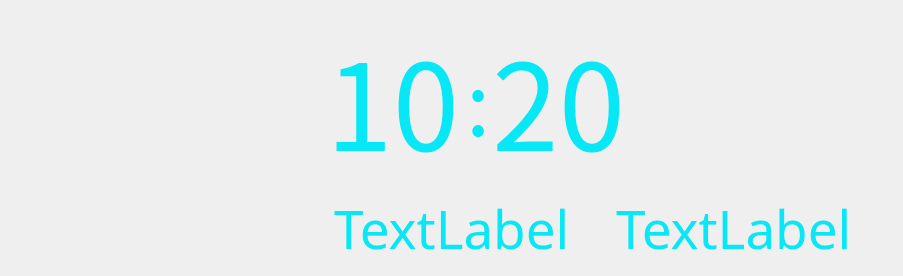
     <widget class="QWidget" name="mainpage">
      <property name="styleSheet">
       <string notr="true">#mainpage{
	border-image: url(:/icons/01b.jpg)
	
}</string>
      </property>
      <layout class="QGridLayout" name="gridLayout">
       <item row="0" column="0">
        <spacer name="horizontalSpacer_8">
         <property name="orientation">
          <enum>Qt::Horizontal</enum>
         </property>
         <property name="sizeHint" stdset="0">
          <size>
           <width>89</width>
           <height>20</height>
          </size>
         </property>
        </spacer>
       </item>
       <item row="0" column="2">
        <spacer name="horizontalSpacer_9">
         <property name="orientation">
          <enum>Qt::Horizontal</enum>
         </property>
         <property name="sizeHint" stdset="0">
          <size>
           <width>40</width>
           <height>20</height>
          </size>
         </property>
        </spacer>
       </item>
       <item row="0" column="1">
        <layout class="QVBoxLayout" name="verticalLayout_2">
         <item>
          <layout class="QHBoxLayout" name="horizontalLayout_4">
           <item>
            <spacer name="horizontalSpacer_5">
             <property name="orientation">
              <enum>Qt::Horizontal</enum>
             </property>
             <property name="sizeHint" stdset="0">
              <size>
               <width>40</width>
               <height>20</height>
              </size>
             </property>
            </spacer>
           </item>
           <item>
            <layout class="QHBoxLayout" name="horizontalLayout_3">
             <item>
              <widget class="QLabel" name="time_hour">
               <property name="font">
                <font>
                 <family>Noto Sans CJK SC</family>
                 <pointsize>90</pointsize>
                 <weight>0</weight>
                 <italic>false</italic>
                 <bold>false</bold>
                </font>
               </property>
               <property name="styleSheet">
                <string notr="true">#time_hour
{
	font: 0 90pt &quot;Noto Sans CJK SC&quot;;
    color:rgb(7, 231, 245)
}
</string>
               </property>
               <property name="lineWidth">
                <number>1</number>
               </property>
               <property name="text">
                <string>10</string>
               </property>
              </widget>
             </item>
             <item>
              <widget class="QLabel" name="time_hour_2">
               <property name="maximumSize">
                <size>
                 <width>20</width>
                 <height>16777215</height>
                </size>
               </property>
               <property name="font">
                <font>
                 <family>Noto Sans CJK SC</family>
                 <pointsize>65</pointsize>
                 <weight>0</weight>
                 <italic>false</italic>
                 <bold>false</bold>
                </font>
               </property>
               <property name="styleSheet">
                <string notr="true">#time_hour_2
{
	font: 0 65pt &quot;Noto Sans CJK SC&quot;;
   color:rgb(7, 231, 245)
}
</string>
               </property>
               <property name="text">
                <string>:</string>
               </property>
              </widget>
             </item>
             <item>
              <widget class="QLabel" name="time_min">
               <property name="font">
                <font>
                 <family>Noto Sans CJK SC</family>
                 <pointsize>90</pointsize>
                 <weight>0</weight>
                 <italic>false</italic>
                 <bold>false</bold>
                </font>
               </property>
               <property name="styleSheet">
                <string notr="true">#time_min
{
	font: 0 90pt &quot;Noto Sans CJK SC&quot;;
   color:rgb(7, 231, 245)
}
</string>
               </property>
               <property name="text">
                <string>20</string>
               </property>
              </widget>
             </item>
            </layout>
           </item>
           <item>
            <spacer name="horizontalSpacer_6">
             <property name="orientation">
              <enum>Qt::Horizontal</enum>
             </property>
             <property name="sizeHint" stdset="0">
              <size>
               <width>40</width>
               <height>20</height>
              </size>
             </property>
            </spacer>
           </item>
          </layout>
         </item>
         <item>
          <layout class="QHBoxLayout" name="horizontalLayout_5">
           <item>
            <widget class="QLabel" name="date">
             <property name="minimumSize">
              <size>
               <width>150</width>
               <height>0</height>
              </size>
             </property>
             <property name="font">
              <font>
               <family>Tlwg Typist</family>
               <pointsize>40</pointsize>
               <weight>9</weight>
               <italic>false</italic>
               <bold>false</bold>
              </font>
             </property>
             <property name="styleSheet">
              <string notr="true">QLabel{
	font: 75 40pt &quot;Tlwg Typist&quot;;
   color:rgb(7, 231, 245);
}</string>
             </property>
             <property name="text">
              <string>                 TextLabel</string>
             </property>
            </widget>
           </item>
           <item>
            <spacer name="horizontalSpacer_7">
             <property name="orientation">
              <enum>Qt::Horizontal</enum>
             </property>
             <property name="sizeType">
              <enum>QSizePolicy::Expanding</enum>
             </property>
             <property name="sizeHint" stdset="0">
              <size>
               <width>40</width>
               <height>20</height>
              </size>
             </property>
            </spacer>
           </item>
           <item>
            <widget class="QLabel" name="week">
             <property name="font">
              <font>
               <family>Tlwg Typist</family>
               <pointsize>40</pointsize>
               <weight>9</weight>
               <italic>false</italic>
               <bold>false</bold>
              </font>
             </property>
             <property name="styleSheet">
              <string notr="true">QLabel{
	font: 75 40pt &quot;Tlwg Typist&quot;;
  color:rgb(7, 231, 245);
}</string>
             </property>
             <property name="text">
              <string>TextLabel</string>
             </property>
            </widget>
           </item>
          </layout>
         </item>
        </layout>
       </item>
      </layout>
     </widget>
